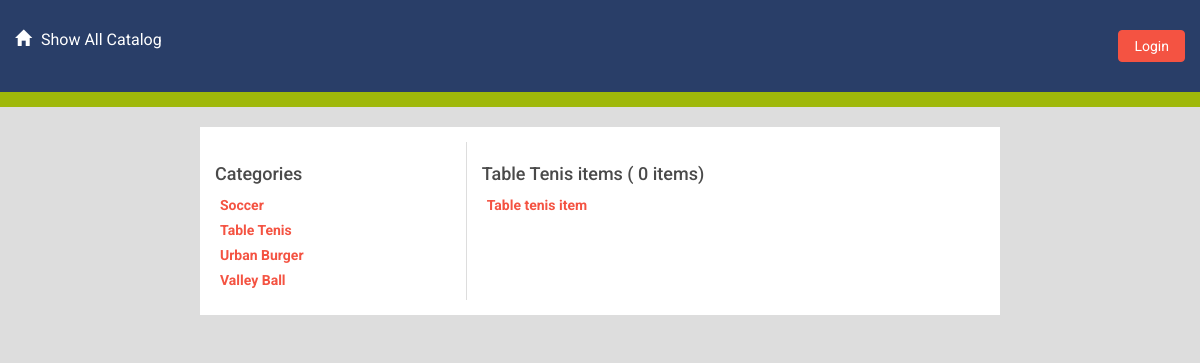
Screenshot of /catalog/tabletenis/menu/ with the database file from the repository.
### database_setup.py (models this page shows, shortened)
class Catalog(Base):
    __tablename__ = 'catalog'
    id = Column(Integer, primary_key=True)
    name = Column(String(250), nullable=False)
    slug = Column(String(250), nullable=False)

class Item(Base):
    __tablename__ = 'item'
    name = Column(String(80), nullable=False)
    id = Column(Integer, primary_key=True)
    slug = Column(String(250), nullable=False)
    description = Column(String(250))
    catalog_id = Column(Integer, ForeignKey('catalog.id'))
    catalog = relationship(Catalog)
    user_id = Column(Integer, ForeignKey('user.id'))
    user = relationship(User)

### application.py (the view)
@app.route('/catalog/<string:catalog_slug>/')
@app.route('/catalog/<string:catalog_slug>/menu/')
def showMenu(catalog_slug):
    catalogs = session.query(Catalog).order_by(asc(Catalog.name))
    catalog = session.query(Catalog).filter_by(slug=catalog_slug).one()
    items = session.query(Item).filter_by(catalog_id=catalog.id)
    return render_template('catalog-menu.html',catalogs = catalogs, items=items, catalog=catalog)

### templates/catalog-menu.html (shortened to what this page needs)
{% extends "main.html" %}
{% block content %}
{% include "header.html" %}
	<div class="row divider green">
		<div class="col-md-12"></div>
	</div>
<div class="container main-wrap">
	<div class="row cat-items">
	  <div class="col-xs-4 categories">
		  <h3>Categories</h3>
		  <ul>
			  {% for catalog in catalogs %}
			   <li class="cat-name"><a href="{{url_for('showMenu',catalog_slug = catalog.slug)}}">{{catalog.name}}</a></li>
			  {% endfor %}
		  </ul>
	  </div>
	<div class="col-xs-8 items">
		<h3>{{ catalog.name }} items ( {{ items_query|length }} items)</h3>
		<ul>
			  {% for item in items %}
			   <li class="item-name"><a href="{{url_for('showItem',catalog_slug= catalog.slug,item_slug = item.slug)}}">{{item.name}}</a></li>
			  {% endfor %}
		  </ul>
	</div>
</div>
</div>
{% endblock %}

### static/styles.css (style rules this page uses)
* { font-family: "Helvetica Neue Bold", Roboto, Helvetica, Arial, sans-serif; font-weight: 700; }
body { background: #ddd; }
h3 { font-size: 18px; color: #4A4A4A; line-height: 23px; }
a { font-size: 14px; color: #0093B9; line-height: 17px; }
.divider { height: 15px; }
.divider.green { background-color: #9FB80A; }
.main-wrap { max-width: 800px; margin: 20px auto; background: #fff; padding: 15px; }
div.categories { border-right: 1px solid #ddd; }
.cat-items ul { display: block; padding-left: 5px; }
.cat-items ul li { list-style-type: none; margin-bottom: 5px; }
.cat-items ul li a { text-decoration: none; color: #f45342; }

### rows the page displays
Catalog: name "Soccer"
Catalog: name "Table Tenis"
Catalog: name "Urban Burger"
Catalog: name "Valley Ball"
Item: name "Table tenis item"

### other values shown
{{ items_query|length }} "0"
